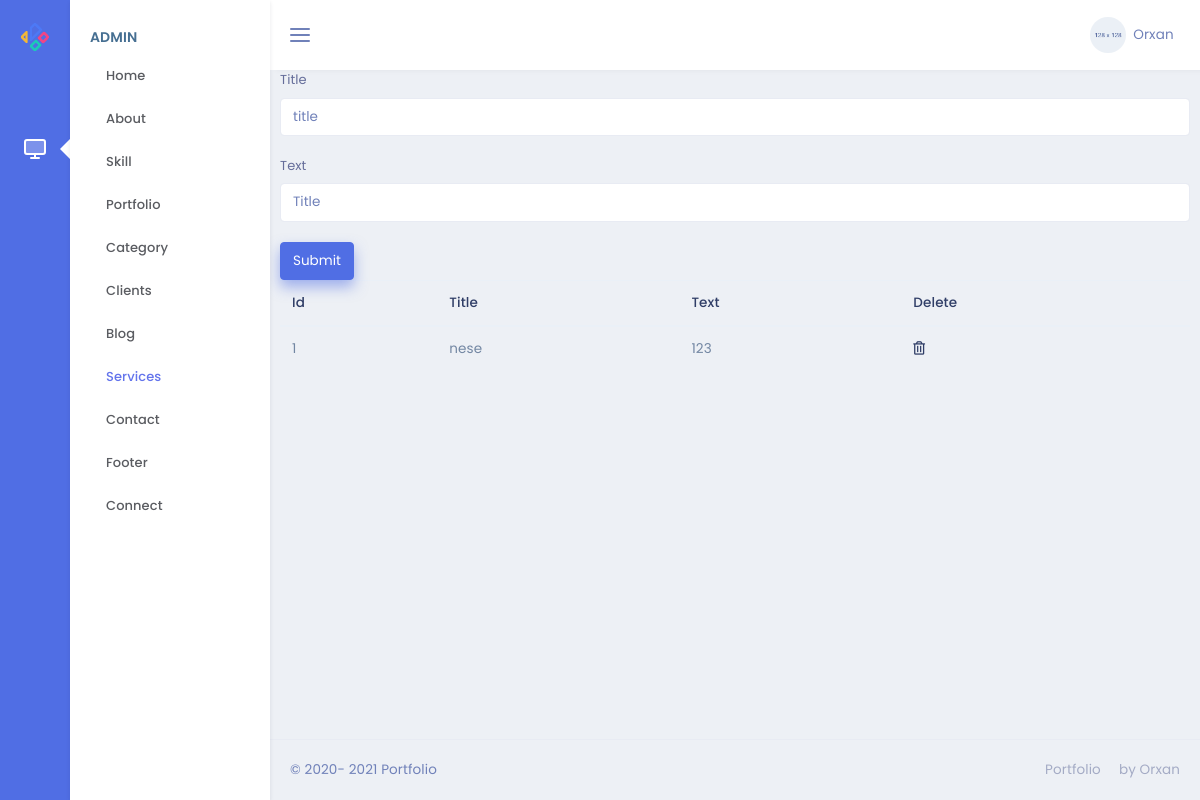
/admin/services, run on an earlier commit of the app's database.
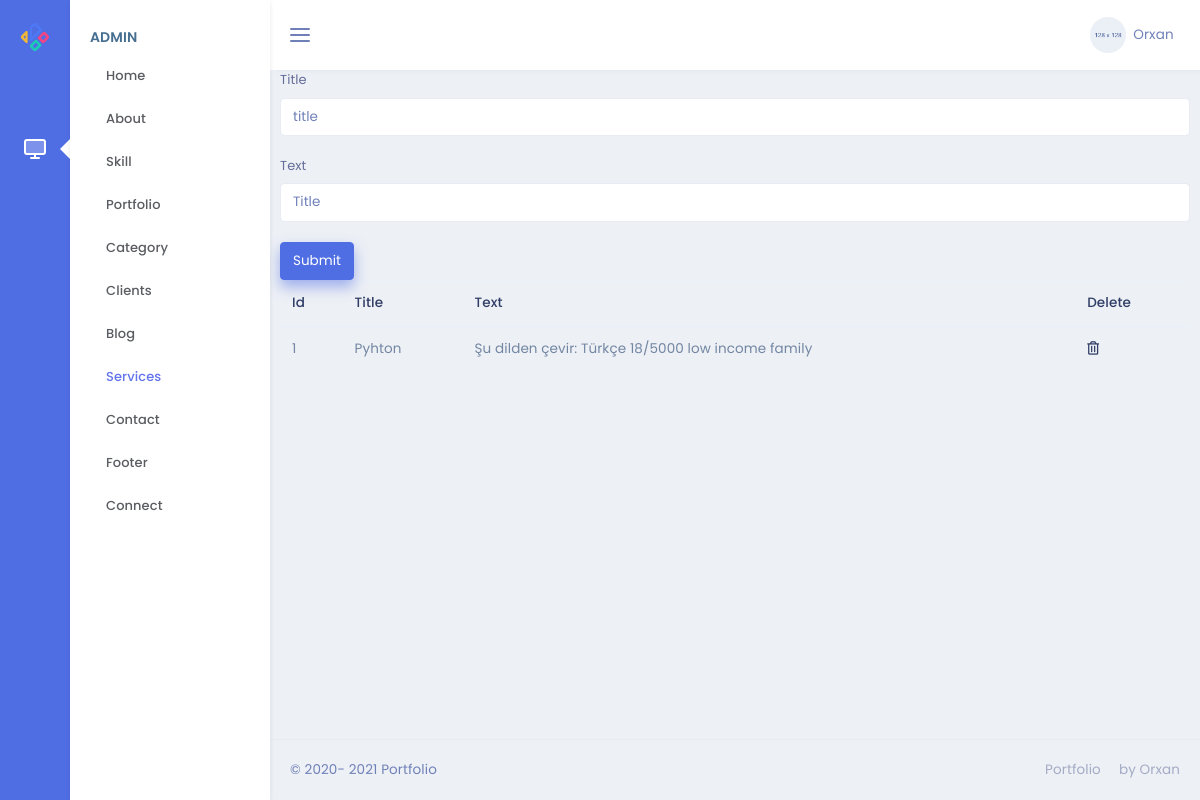
And on a later commit of the database.
### models.py (models this page shows)
class Services(db.Model):
    id=db.Column(db.Integer,primary_key=True)
    title=db.Column(db.String(50),nullable=False)
    text=db.Column(db.String(50),nullable=False)

### admin/routes.py (the view)
@admin.route('/services' , methods=["POST" , "GET"])
def services():
    srvc=Services.query.all()
    if request.method == "POST":
        srvc=Services(title=request.form["title"], text=request.form["text"],)
        db.session.add(srvc)
        db.session.commit()
        return redirect ('/admin/services')
    return render_template('admin/Services/services.html',srvc=srvc)

### admin/templates/admin/Services/services.html
{% extends "admin/base.html" %}
{% block content %}
<form action="/admin/services" method="POST">
    <div class="form-group">
        <label for="title">Title</label>
        <input type="title" class="form-control" name="title" id="title" placeholder="title">
    </div>
    <div class="form-group">
        <label for="text">Text</label>
        <input type="text" class="form-control" name="text" id="title" placeholder="Title">
    </div>
    <button type="submit" class="btn btn-primary">Submit</button>
</form>
<table class="table">
    <thead>
        <tr>
            <th scope="col">Id</th>
            <th scope="col">Title</th>
            <th scope="col">Text</th>
            <th scope="col">Delete</th>
        </tr>
    </thead>
    <tbody>
        {% for i in srvc %}
        <tr>
            <td>{{i.id}}</td>
            <td>{{i.title}}</td>
            <td>{{i.text}}</td>
            <td><a href="/admin/services/{{i.id}}"><i class="far fa-trash-alt"></i></a></td>
        </tr>
        {% endfor %}
    </tbody>
</table>
{% endblock %}

What changed in the data, as far as the page shows it:
changed Services id 1: title "nese" → "Pyhton"; text "123" → "Şu dilden çevir: Türkçe 18/5000 low income family"
